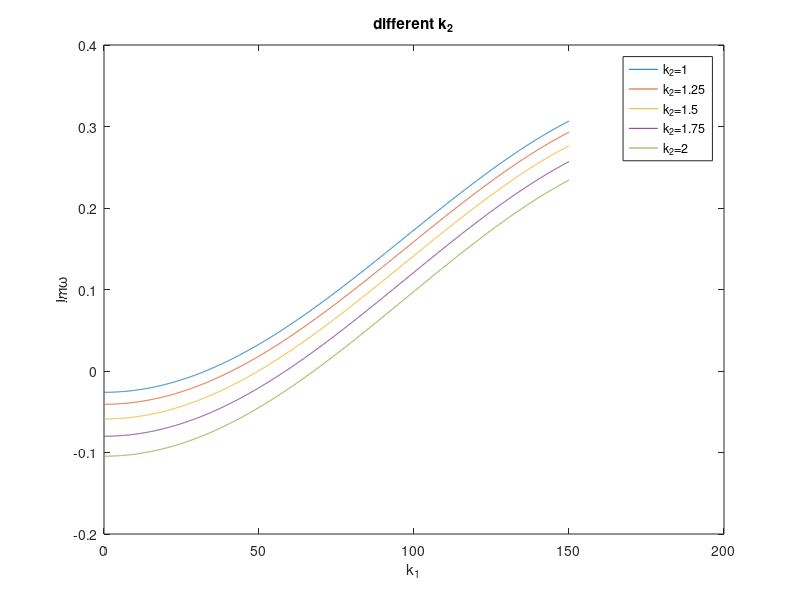

The MATLAB source for this figure:
clc
clear
figure()
Nkb=5;
B=linspace(1,2,Nkb);
for k=1:Nkb
    nu=40e-6;%kinematic viscosity \nu=\mu/\rho
    g=9.8;
    sc=deg2rad(30);
    rint=2.5e-3;
    q0=3e-5/(2*pi);
    aint=30*rint;

    hs=((3*nu*q0/(g*sin(sc)))*(1/aint))^(1/3);
    us=(1/3)*(g*sin(sc)/nu)*(hs)^2;
    Ys=3*nu/(hs)^2;
    h2=aint*cos(sc);

    D=us;
    E=hs;
    F=cos(sc);
    G=g;
    H=1/h2;
    P=0;
    Q=6*nu/(hs)^3;
    %Y=-Ys;

    N1=2000;

    A=linspace(0,150,N1);
    %B=0;
    x1=[];
    for j=1:N1
            Y=-Ys.*(1+(hs.^2).*((A(j))^2+(H^2)*(B(k))^2));
            SQRT=(Y^2-4*E*F*G*(B(k))^2*H^2-4i*D*E*Q*A(j)-4*E*F*G*(A(j))^2)^(1/2);
            
            x1(j)=Y/2-real(SQRT)/2;
            x2(j)=Y/2+real(SQRT)/2;
    end
    %x1=Y/2-real(SQRT)/2;
    %x2=Y/2+real(SQRT)/2;

    %KK=((A).^2+(H.^2).*B.^2).^(1/2);
    strB{k}=['k_2=',num2str(B(k))];
    %subplot(2,1,1)
    title('different k_2')
    plot(A,x2)
    legend(strB);
    xlabel('k_1')
    ylabel('Im{\omega}')
    hold on
    
    %subplot(2,1,2)
    %title('different k_2')
    %plot(log(A),x2./A)
    %legend(strB);
    %xlabel('log{k_1}')
    %ylabel('Im{\omega}/k_1')
    %hold on
    
end
